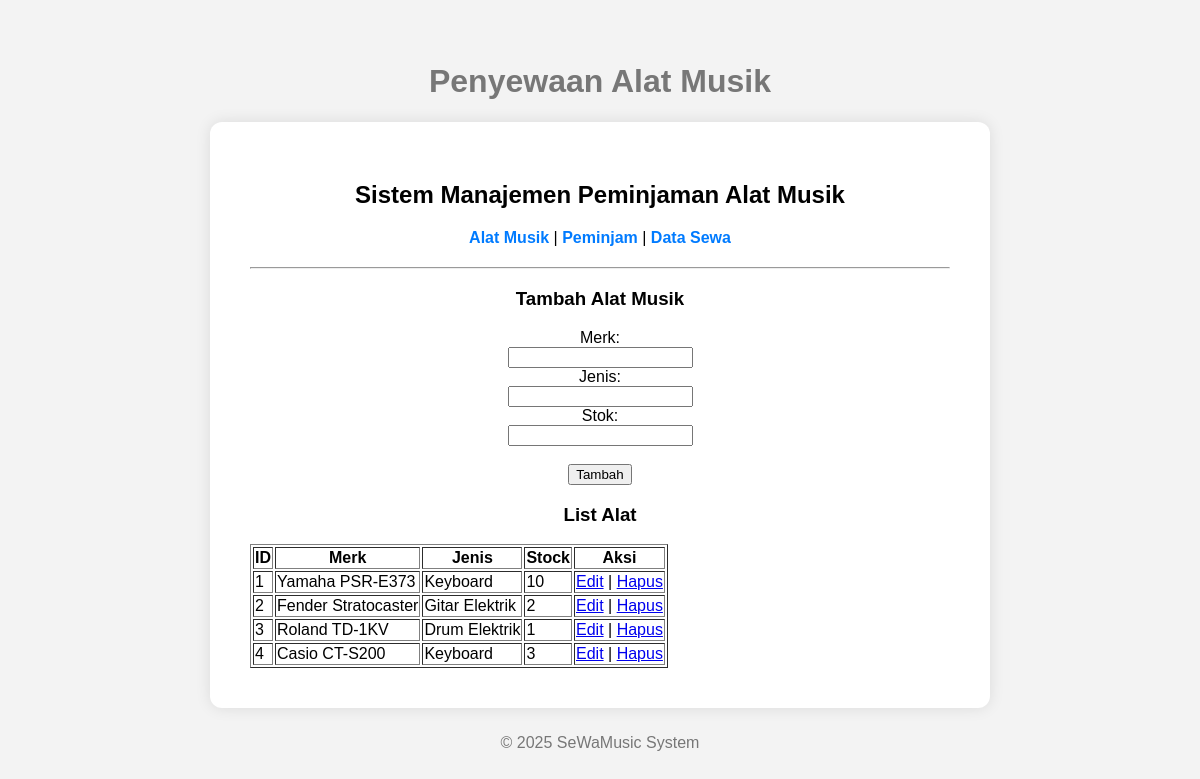
The app's page /?page=alat with its own data.
### tables this page shows
CREATE TABLE `alat_musik` (
  `id_alat` int(11) NOT NULL,
  `merk` varchar(100) NOT NULL,
  `jenis` varchar(100) NOT NULL,
  `stok` int(11) NOT NULL
);

### config/db.php (called while the page is built, shortened)
<?php
class Database {
    private $host = "localhost";
    private $username = "root";
    private $password = "";
    private $dbname = "peminjaman_alat_musik";
    public function __construct() {
        try {
            $this->conn = new PDO("mysql:host=$this->host;dbname=$this->dbname", $this->username, $this->password);
        } catch (PDOException $e) {
            echo "Connection failed: " . $e->getMessage();
        }
    }
}
?>

### class/Alatmusik.php (called while the page is built, shortened)
<?php
require_once 'config/db.php';
class Alatmusik {
    private $db;
    public function __construct(){
        $this->db = (new Database()) ->conn;
    }
    public function tampilkanAlat(){
        $stmt = $this->db->query("SELECT * FROM alat_musik");
        return $stmt->fetchAll(PDO::FETCH_ASSOC);
    }
}
?>

### view/alat_musik.php (the view, shortened to what this page needs)
<?php
$editAlat = null;
?>
<hr>
<h3><?= $editAlat ? 'Edit' : 'Tambah' ?> Alat Musik</h3>
<form method="POST">
    <label>Merk:</label><br>
    <input type="text" name="merk" value="<?= $editAlat['merk'] ?? '' ?>" required><br>
    <label>Jenis:</label><br>
    <input type="text" name="jenis" value="<?= $editAlat['jenis'] ?? '' ?>" required><br>
    <label>Stok:</label><br>
    <input type="number" name="stok" value="<?= $editAlat['stok'] ?? '' ?>" required><br><br>
    <button type="submit" name="<?= $editAlat ? 'update' : 'tambah' ?>">
        <?= $editAlat ? 'Simpan' : 'Tambah' ?>
    </button>
</form>
<h3>List Alat</h3>
<table border="1">
    <tr>
        <th>ID</th>
        <th>Merk</th>
        <th>Jenis</th>
        <th>Stock</th>
        <th>Aksi</th>
    </tr>
    <?php foreach ($alat->tampilkanAlat() as $a): ?>
    <tr>
        <td><?= $a['id_alat'] ?></td>
        <td><?= $a['merk'] ?></td>
        <td><?= $a['jenis'] ?></td>
        <td><?= $a['stok'] ?></td>
        <td>
             <a href="?page=alat&edit=<?= $a['id_alat'] ?>">Edit</a> |
            <a href="?page=alat&hapus=<?= $a['id_alat'] ?>" onclick="return confirm('Yakin hapus data ini?')">Hapus</a>
        </td>
    </tr>
    <?php endforeach; ?>
</table>

### index.php (shortened to what this page needs)
<?php
require_once 'class/Alatmusik.php';
$alat = new Alatmusik();
?>
<html lang="id">
<head>
    <link rel="stylesheet" href="style.css">
</head>
<body>
    <?php include 'view/header.php'; ?>
    <main>
        <h2>Sistem Manajemen Peminjaman Alat Musik</h2>
        <nav>
            <a href="?page=alat">Alat Musik</a> |
            <a href="?page=peminjam">Peminjam</a> |
            <a href="?page=sewa">Data Sewa</a>
        </nav>
        <?php
        if (isset($_GET['page'])) {
            $page = $_GET['page'];
            if ($page == 'alat') include 'view/alat_musik.php';
            elseif ($page == 'peminjam') include 'view/peminjam.php';
            elseif ($page == 'sewa') include 'view/sewa.php';
        } else {
            echo "<p>Silakan pilih menu di atas untuk melihat data.</p>";
        }
        ?>
    </main>
    <?php include 'view/footer.php'; ?>
</body>
</html>

### view/header.php
<header>
    <h1>Penyewaan Alat Musik</h1>
</header>

### view/footer.php
<footer>
    <p>&copy; 2025 SeWaMusic System</p>
</footer>

### style.css (style rules this page uses)
html, body { height: 100%; margin: 0; font-family: Arial, sans-serif; background-color: #f3f3f3; display: flex; flex-direction: column; justify-content: center; align-items: center; }
main { background-color: white; padding: 40px; border-radius: 12px; box-shadow: 0 0 15px rgba(0,0,0,0.1); width: 700px; text-align: center; }
nav { margin: 20px 0; }
nav a { text-decoration: none; color: #007bff; font-weight: bold; }
header, footer { text-align: center; margin-top: 10px; color: #777; }

### records on screen
alat_musik: id_alat "1", merk "Yamaha PSR-E373", jenis "Keyboard", stok "10"
alat_musik: id_alat "2", merk "Fender Stratocaster", jenis "Gitar Elektrik", stok "2"
alat_musik: id_alat "3", merk "Roland TD-1KV", jenis "Drum Elektrik", stok "1"
alat_musik: id_alat "4", merk "Casio CT-S200", jenis "Keyboard", stok "3"
